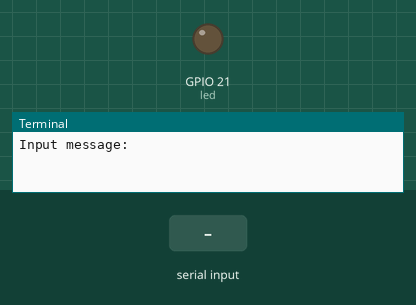
Simulated run of this program. Board: Raspberry Pi (BCM pin numbers). Parts: output pins drawn as LEDs (lit = HIGH), the last lines printed to the terminal. Inputs (shaded band) come from the test bench. At 5.4 s the program stops and its outputs stay as they are.

Above: at 1.2 s.
1.3 s: "1" typed at the terminal, then Enter
At 2.3 s:
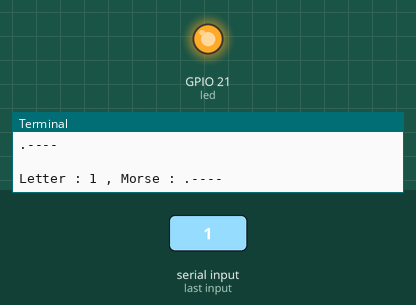
Timing chart, 0 to 6.7 s (numbered marks = the images above; inputs shaded):
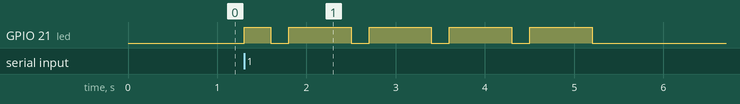

Measured:
- after the input at 1.3 s, GPIO 21 (led): LOW → HIGH at once, then repeats every 0.90 s: LOW 0.20 s, HIGH 0.70 s, until it stays LOW from 5.2 s

The program:

morseToLED.py
```python
#
#   Python code for RPi to read keyboard input, encode
#   to Morse and output encoded message to LEDs
#
import RPi.GPIO as GPIO
import time

GPIO.setwarnings(False)

cMap = {'A': '.-',     'B': '-...',   'C': '-.-.',
        'D': '-..',    'E': '.',      'F': '..-.',
        'G': '--.',    'H': '....',   'I': '..',
        'J': '.---',   'K': '-.-',    'L': '.-..',
        'M': '--',     'N': '-.',     'O': '---',
        'P': '.--.',   'Q': '--.-',   'R': '.-.',
        'S': '...',    'T': '-',      'U': '..-',
        'V': '...-',   'W': '.--',    'X': '-..-',
        'Y': '-.--',   'Z': '--..',   ' ': ' ',

        '0': '-----',  '1': '.----',  '2': '..---',
        '3': '...--',  '4': '....-',  '5': '.....',
        '6': '-....',  '7': '--...',  '8': '---..',
        '9': '----.' }

cMapRev = {value:key for key,value in cMap.items()}

def toMorse(s):
    return ' '.join(cMap.get(i.upper(), defaultValue) for i in s)

def fromMorse(s):
    return ''.join(cMapRev.get(i, defaultValue) for i in s.split())

def TimedSwitch(onTime):
	GPIO.output(led, 1)
	time.sleep(onTime)
	GPIO.output(led, 0)
	time.sleep(offTime)

def TimeForCharacter(character):
	if character == '.':
            return 0.3
	elif character == '-':
	    return 0.7

def main():
        global button
        global led
        global offTime
        global defaultValue
        defaultValue = '$'
        button = 19
        led = 21
        offTime = 0.2

        GPIO.setmode(GPIO.BCM)
        GPIO.setup(led, GPIO.OUT)
        print 'Input message: '
        userInput = raw_input()
        print '\n' + 'Decoded message: ' + '\n' + toMorse(userInput) + '\n'
        for char in userInput:
            print 'Letter : ' + char + ' , Morse : ' + toMorse(char)
            for morse in toMorse(char):
                if morse == '.' or morse == '-':
                    TimedSwitch(TimeForCharacter(morse))
                else:
                    time.sleep(1)

if __name__ == "__main__":
    main()
```
